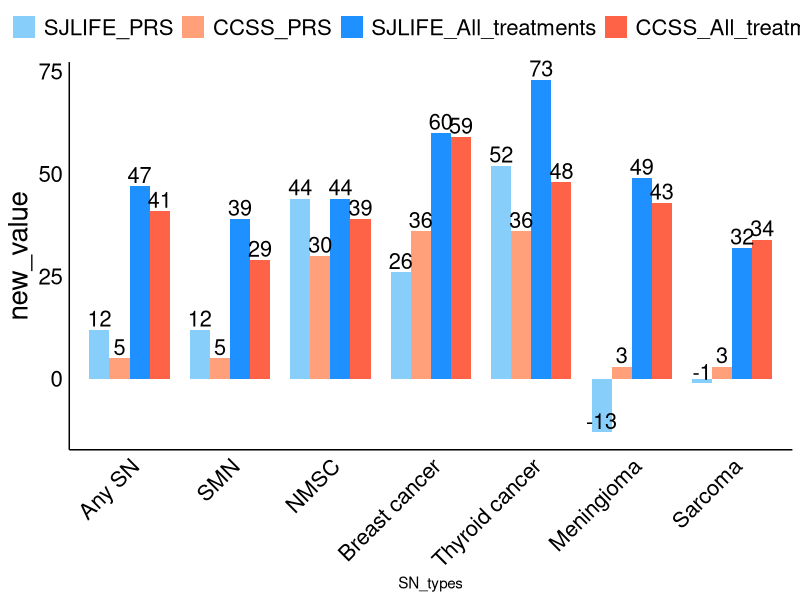
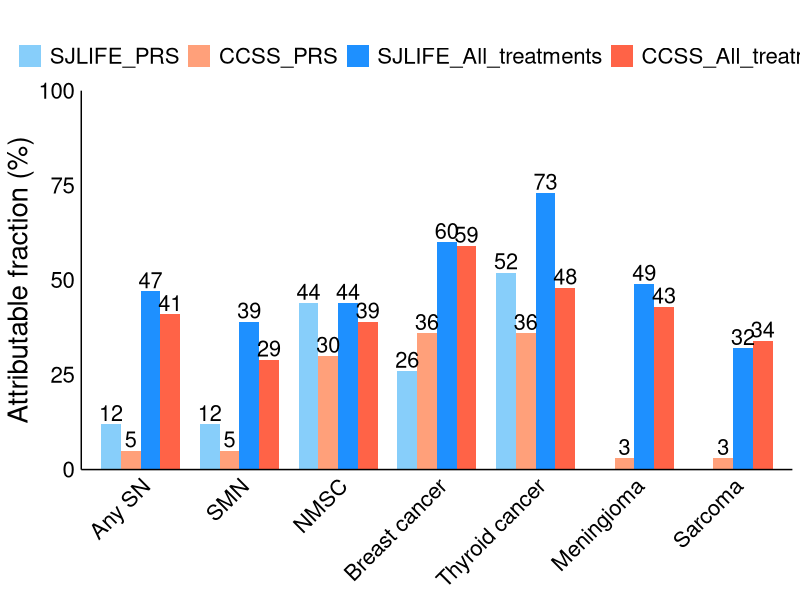
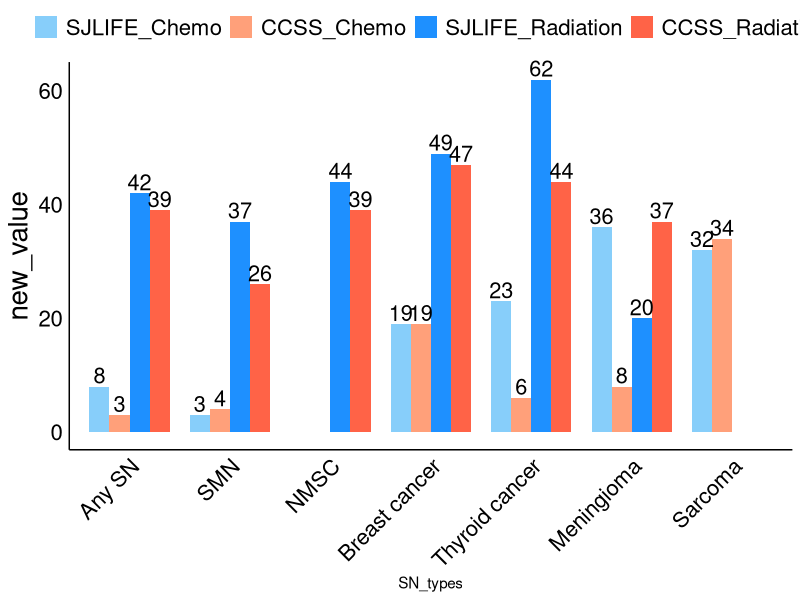
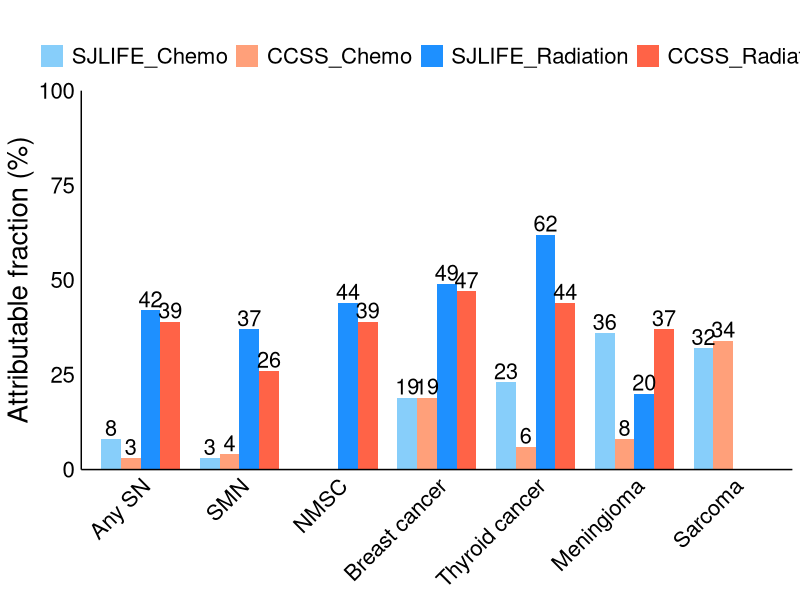
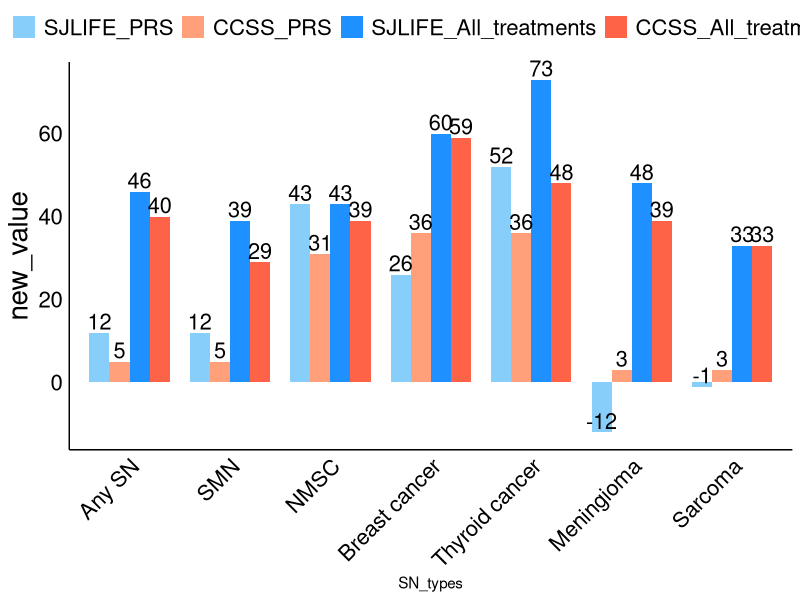
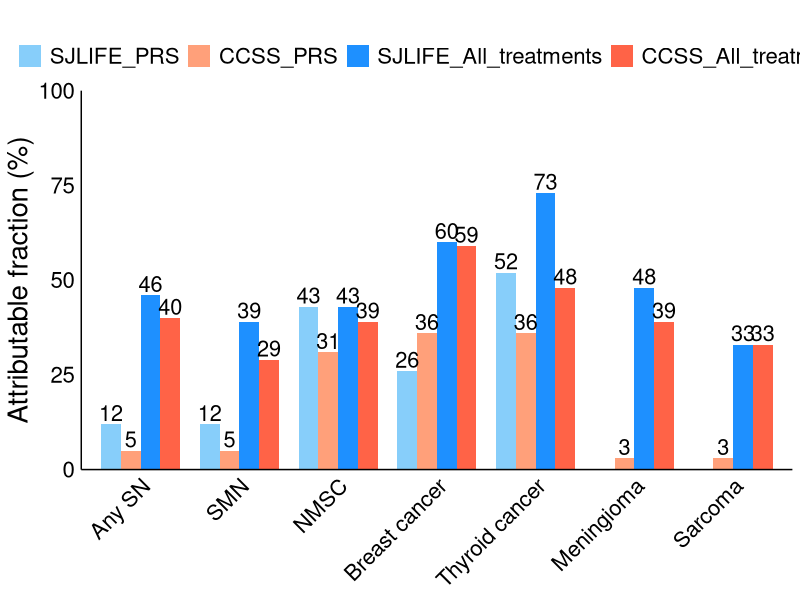
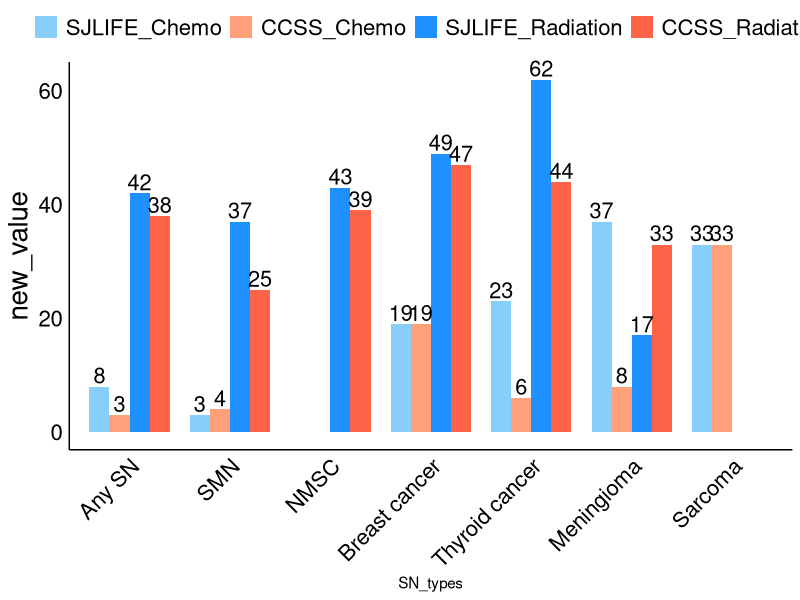
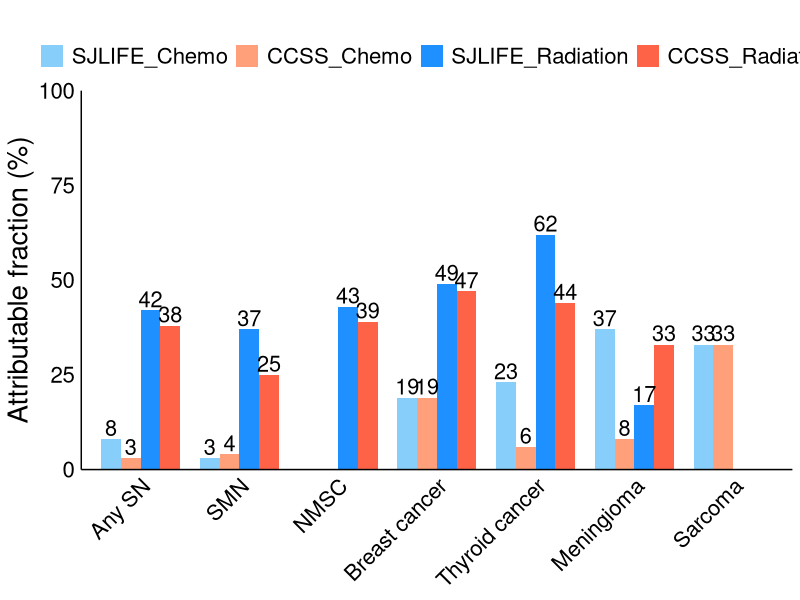

The R script that drew these images, in order:
# Load required libraries
library(ggplot2)
library(ggthemes)# For additional themes
library(ggrepel)
library(dplyr)



## V18 b
data <- read.table(text="Cohort	SN_types	Variables	Overall	Female	Male	Age.lt.35	Age.ge.35
SJLIFE	Any SN (605)	Radiation	0.425	0.417	0.435	0.400	0.447
SJLIFE	Any SN (605)	Chemo	0.080	0.079	0.080	0.109	0.054
SJLIFE	Any SN (605)	All_treatments	0.469	0.462	0.478	0.463	0.474
SJLIFE	Any SN (605)	PRS	0.125	0.123	0.129	0.126	0.125
SJLIFE	Any SN (605)	Lifestyle	-	-	-	-	-
SJLIFE	Any SN (605)	Combined	0.536	0.530	0.545	0.531	0.541
SJLIFE	SMN (462)	Radiation	0.372	0.371	0.373	0.340	0.396
SJLIFE	SMN (462)	Chemo	0.033	0.033	0.032	0.047	0.022
SJLIFE	SMN (462)	All_treatments	0.392	0.392	0.392	0.370	0.409
SJLIFE	SMN (462)	PRS	0.122	0.119	0.125	0.122	0.122
SJLIFE	SMN (462)	Lifestyle	-	-	-	-	-
SJLIFE	SMN (462)	Combined	0.467	0.466	0.468	0.447	0.482
SJLIFE	NMSC (249)	Radiation	0.441	0.431	0.453	0.413	0.457
SJLIFE	NMSC (249)	Chemo	-	-	-	-	-
SJLIFE	NMSC (249)	All_treatments	0.441	0.431	0.453	0.413	0.457
SJLIFE	NMSC (249)	PRS	0.441	0.432	0.452	0.440	0.442
SJLIFE	NMSC (249)	Lifestyle	-	-	-	-	-
SJLIFE	NMSC (249)	Combined	0.688	0.680	0.698	0.671	0.698
SJLIFE	Breast cancer (74)	Radiation	0.493	0.493	-	0.475	0.498
SJLIFE	Breast cancer (74)	Chemo	0.193	0.193	-	0.228	0.184
SJLIFE	Breast cancer (74)	All_treatments	0.602	0.602	-	0.594	0.604
SJLIFE	Breast cancer (74)	PRS	0.255	0.255	-	0.261	0.254
SJLIFE	Breast cancer (74)	Lifestyle	-	-	-	-	-
SJLIFE	Breast cancer (74)	Combined	0.704	0.704	-	0.701	0.705
SJLIFE	Thyroid cancer (86)	Radiation	0.620	0.622	0.616	0.594	0.650
SJLIFE	Thyroid cancer (86)	Chemo	0.233	0.235	0.231	0.293	0.163
SJLIFE	Thyroid cancer (86)	All_treatments	0.726	0.727	0.723	0.725	0.727
SJLIFE	Thyroid cancer (86)	PRS	0.517	0.519	0.514	0.519	0.514
SJLIFE	Thyroid cancer (86)	Lifestyle	-	-	-	-	-
SJLIFE	Thyroid cancer (86)	Combined	0.866	0.867	0.866	0.866	0.868
SJLIFE	Meningioma (149)	Radiation	0.198	0.171	0.233	0.226	0.175
SJLIFE	Meningioma (149)	Chemo	0.363	0.372	0.350	0.475	0.270
SJLIFE	Meningioma (149)	All_treatments	0.490	0.479	0.505	0.602	0.399
SJLIFE	Meningioma (149)	PRS	-0.130	-0.122	-0.141	-0.127	-0.133
SJLIFE	Meningioma (149)	Lifestyle	-	-	-	-	-
SJLIFE	Meningioma (149)	Combined	0.423	0.414	0.435	0.550	0.319
SJLIFE	Sarcoma (32)	Radiation	-	-	-	-	-
SJLIFE	Sarcoma (32)	Chemo	0.323	0.326	0.319	0.306	0.349
SJLIFE	Sarcoma (32)	All_treatments	0.323	0.326	0.319	0.306	0.349
SJLIFE	Sarcoma (32)	PRS	-0.010	-0.011	-0.010	-0.010	-0.011
SJLIFE	Sarcoma (32)	Lifestyle	-	-	-	-	-
SJLIFE	Sarcoma (32)	Combined	0.316	0.319	0.312	0.299	0.341
CCSS	Any SN (1611)	Radiation	0.387	0.380	0.398	0.372	0.398
CCSS	Any SN (1611)	Chemo	0.031	0.030	0.033	0.047	0.019
CCSS	Any SN (1611)	All_treatments	0.407	0.400	0.418	0.403	0.410
CCSS	Any SN (1611)	PRS	0.048	0.047	0.049	0.047	0.048
CCSS	Any SN (1611)	Lifestyle	-	-	-	-	-
CCSS	Any SN (1611)	Combined	0.435	0.428	0.446	0.431	0.438
CCSS	SMN (762)	Radiation	0.255	0.254	0.257	0.213	0.283
CCSS	SMN (762)	Chemo	0.042	0.042	0.042	0.070	0.024
CCSS	SMN (762)	All_treatments	0.290	0.289	0.293	0.271	0.303
CCSS	SMN (762)	PRS	0.047	0.046	0.047	0.046	0.047
CCSS	SMN (762)	Lifestyle	-	-	-	-	-
CCSS	SMN (762)	Combined	0.323	0.322	0.326	0.305	0.336
CCSS	NMSC (769)	Radiation	0.391	0.386	0.396	0.385	0.394
CCSS	NMSC (769)	Chemo	-	-	-	-	-
CCSS	NMSC (769)	All_treatments	0.391	0.386	0.396	0.385	0.394
CCSS	NMSC (769)	PRS	0.304	0.306	0.302	0.306	0.303
CCSS	NMSC (769)	Lifestyle	-	-	-	-	-
CCSS	NMSC (769)	Combined	0.577	0.575	0.578	0.574	0.578
CCSS	Breast cancer (289)	Radiation	0.474	0.474	-	0.452	0.478
CCSS	Breast cancer (289)	Chemo	0.187	0.187	-	0.224	0.180
CCSS	Breast cancer (289)	All_treatments	0.593	0.593	-	0.589	0.593
CCSS	Breast cancer (289)	PRS	0.365	0.365	-	0.369	0.365
CCSS	Breast cancer (289)	Lifestyle	-	-	-	-	-
CCSS	Breast cancer (289)	Combined	0.743	0.743	-	0.741	0.743
CCSS	Thyroid cancer (163)	Radiation	0.443	0.445	0.439	0.413	0.489
CCSS	Thyroid cancer (163)	Chemo	0.055	0.055	0.056	0.073	0.029
CCSS	Thyroid cancer (163)	All_treatments	0.476	0.477	0.472	0.457	0.504
CCSS	Thyroid cancer (163)	PRS	0.358	0.362	0.352	0.355	0.363
CCSS	Thyroid cancer (163)	Lifestyle	-	-	-	-	-
CCSS	Thyroid cancer (163)	Combined	0.664	0.665	0.661	0.650	0.684
CCSS	Meningioma (255)	Radiation	0.370	0.332	0.423	0.392	0.347
CCSS	Meningioma (255)	Chemo	0.084	0.077	0.095	0.119	0.048
CCSS	Meningioma (255)	All_treatments	0.428	0.391	0.479	0.471	0.382
CCSS	Meningioma (255)	PRS	0.028	0.027	0.028	0.032	0.024
CCSS	Meningioma (255)	Lifestyle	-	-	-	-	-
CCSS	Meningioma (255)	Combined	0.444	0.408	0.495	0.487	0.398
CCSS	Sarcoma (60)	Radiation	-	-	-	-	-
CCSS	Sarcoma (60)	Chemo	0.343	0.327	0.359	0.338	0.348
CCSS	Sarcoma (60)	All_treatments	0.343	0.327	0.359	0.338	0.348
CCSS	Sarcoma (60)	PRS	0.029	0.031	0.026	0.028	0.029
CCSS	Sarcoma (60)	Lifestyle	-	-	-	-	-
CCSS	Sarcoma (60)	Combined	0.362	0.348	0.376	0.357	0.367", header = T, sep = "\t")

data$SN_types <- trimws(gsub("\\([0-9]+\\)", "", data$SN_types))
data[data == "-"] <- NA
saved.data <- data

## 1.___________________________________________________________________________ Combined (overall) analysis
## 1.___________________________________________________________________________ Combined (overall) analysis
## 1.___________________________________________________________________________ Combined (overall) analysis
## 1.___________________________________________________________________________ Combined (overall) analysis
## 1.___________________________________________________________________________ Combined (overall) analysis



group <- "Overall"
variables <- unique(data$Variables)

custom_colors <- c("SJLIFE" = "#1E90FF", "CCSS" = "#FF6347")
legend_order <- c("SJLIFE", "CCSS")


for(i in 1:length(variables)){
data_melted <- data[grepl(variables[i], data$Variables), c("Cohort", "SN_types", "Variables", group)]
colnames(data_melted) <- c("variable", "SN_types", "AF_by", "value")
data_melted$value <- as.numeric(data_melted$value); data_melted <- data_melted[complete.cases(data_melted),]
data_melted$new_value <- round(data_melted$value,2)*100

# Reshape the data for ggplot2
library(reshape2)
order <- unique(data_melted$SN_types)
AF.type <- data_melted$AF_by[i] 
lifestyle <- "without_lifestyle"
if(lifestyle== "without_lifestyle" && variables[i] == "Lifestyle"){
next
}

data_melted$legend_group <- factor(data_melted$variable, levels = c("SJLIFE", "CCSS"))

# Create a factor with the desired order
data_melted$SN_types <- factor(data_melted$SN_types, levels = order)



p <- ggplot(data_melted, aes(x = SN_types, y = new_value, fill = legend_group)) +
  geom_bar(stat = "identity", position = position_dodge(width = 0.4), width = 0.4) +
  # Customize the theme and appearance
  # # geom_hline(yintercept = seq(-0.1, 0.1, by = 0.1), color = "black", linetype = "solid", size = 0.7) +
  # # geom_hline(yintercept = 0, color = "black", linetype = "solid", size = 0.7) +
  # Add Y lines
  # # geom_vline(xintercept = seq(0.5, length(unique(data_melted$SN_types)) + 0.5), color = "black", linetype = "solid", size = 0.7) +
  # # geom_vline(xintercept = 0.5, color = "black", linetype = "solid", size = 0.7) +
  theme_minimal() +
  theme(axis.text.x = element_text(angle = 45, hjust = 1, vjust = 1, size = 16, color = "black"),
        axis.text.y = element_text(size = 16, color = "black"),
        axis.title.y = element_text(size = 20, color = "black"),
        axis.line.x = element_line(color="black"),
        axis.line.y = element_line(color="black"),
        legend.title = element_blank(),
        legend.text = element_text(size = 16, color = "black"),
        plot.title = element_text(size = 16, hjust = 0.5, vjust = 1.5, face = "bold"),
        panel.grid.major = element_blank(),
        panel.grid.minor = element_blank()) +
  
  # Customize colors
  scale_fill_manual(values = custom_colors, breaks = legend_order) +
  
  # Add labels with geom_text
  geom_text(
    data = data_melted %>% filter(!is.na(new_value)),
    aes(label = new_value, y = new_value),  # Adjust y position
    position = position_dodge(width = 0.4),
    vjust = -0.20,  # Adjust vertical justification
    hjust = 0.5,  # Center text horizontally
    size = 5.5,
    color = "black"
  ) +
  # Adjust legend position
  theme(legend.position = "top", legend.box = "horizontal") +
  # Additional adjustments
  scale_x_discrete(limits = order) +
  coord_cartesian(clip = "off")
p <- p + scale_y_continuous(limits = c(0, 100), expand = c(0, 0)) + labs(title = "", y = "Attributable fraction (%)", x = NULL) 

p
# Save the plot as a high-resolution image
plot_name <- paste0("Z:/ResearchHome/Groups/sapkogrp/projects/Genomics/common/attr_fraction/ANALYSIS/results/plots/v18b/overall/", group, "_", AF.type, "_", lifestyle, ".tiff")

ggsave(plot_name, p, width = 12, height = 8, dpi = 600, device = "tiff", compression = "lzw")
}

################################
## PRS and treatment together ##
################################
group <- "Overall"

variables <- "treatment|PRS"

new_data <- data[grepl(variables, data$Variables), c("Cohort", "SN_types", "Variables", group)]
colnames(new_data) <- c("variable", "SN_types", "AF_by", "value")
new_data$value <- as.numeric(new_data$value)

# Reshape the data for ggplot2
library(reshape2)

data_melted <-new_data
order <- unique(data_melted$SN_types)
AF.type <- "treatment_PRS"
lifestyle <- "without_lifestyle"

data_melted$legend_group <- factor(paste(data_melted$variable, data_melted$AF_by, sep = "_"))

data_melted$new_value <- round(data_melted$value,2)*100


# Define custom colors and legend order
custom_colors <- c("SJLIFE_PRS" = "#87CEFA", "CCSS_PRS" = "#FFA07A", "SJLIFE_All_treatments" = "#1E90FF", "CCSS_All_treatments" = "#FF6347")
legend_order <- c("SJLIFE_PRS", "CCSS_PRS", "SJLIFE_All_treatments", "CCSS_All_treatments")
# Order the levels of the legend_group factor
data_melted$legend_group <- factor(data_melted$legend_group, levels = legend_order)
# Create a factor with the desired order
data_melted$SN_types <- factor(data_melted$SN_types, levels = order)


p <- ggplot(data_melted, aes(x = SN_types, y = new_value, fill = legend_group)) +
  geom_bar(stat = "identity", position = position_dodge(width = 0.8), width = 0.8) +
  # Customize the theme and appearance
  # geom_hline(yintercept = 0, color = "black", linetype = "solid", size = 0.7) +
  # Add Y lines
  # geom_vline(xintercept = 0.5, color = "black", linetype = "solid", size = 0.7) +
  theme_minimal() +
  theme(axis.text.x = element_text(angle = 45, hjust = 1, vjust = 1, size = 16, color = "black"),
        axis.text.y = element_text(size = 16, color = "black"),
        axis.title.y = element_text(size = 20, color = "black"), 
        axis.line.x = element_line(color="black"), 
        axis.line.y = element_line(color="black"),
        legend.title = element_blank(),
        legend.text = element_text(size = 16, color = "black"),
        plot.title = element_text(size = 16, hjust = 0.5, vjust = 1.5, face = "bold"),
        panel.grid.major = element_blank(),
        panel.grid.minor = element_blank()) +
  
  # Customize colors
  scale_fill_manual(values = custom_colors, breaks = legend_order) +
  
  # Add labels with geom_text
  geom_text(
    data = data_melted %>% filter(!is.na(new_value)),
    aes(label = new_value, y = new_value),  # Adjust y position
    position = position_dodge(width = 0.8),
    vjust = -0.20,  # Adjust vertical justification
    hjust = 0.5,  # Center text horizontally
    size = 5.5,
    color = "black"
  ) +
  # Adjust legend position
  theme(legend.position = "top", legend.box = "horizontal") +
  # Additional adjustments
  scale_x_discrete(limits = order) +
  coord_cartesian(clip = "off")
p
p <- p + scale_y_continuous(limits = c(0, 100), expand = c(0, 0)) + labs(title = "", y = "Attributable fraction (%)", x = NULL) 

p

# Save the plot as a high-resolution image
plot_name <- paste0("Z:/ResearchHome/Groups/sapkogrp/projects/Genomics/common/attr_fraction/ANALYSIS/results/plots/v18b/overall/", group, "_", AF.type,"_", lifestyle, ".tiff")

ggsave(plot_name, p, width = 12, height = 8, dpi = 600, device = "tiff", compression = "lzw")

##################################
## Chemo and Radiation together ##
##################################
group <- "Overall"

variables <- "Chemo|Radiation"

new_data <- data[grepl(variables, data$Variables), c("Cohort", "SN_types", "Variables", group)]
colnames(new_data) <- c("variable", "SN_types", "AF_by", "value")
new_data$value <- as.numeric(new_data$value)

# Reshape the data for ggplot2
library(reshape2)
data_melted <-new_data
data_melted$new_value <- round(data_melted$value,2)*100

order <- unique(data_melted$SN_types)
AF.type <- "Chemo_Radiation"
lifestyle <- "without_lifestyle"

data_melted$legend_group <- factor(paste(data_melted$variable, data_melted$AF_by, sep = "_"))


# Define custom colors and legend order
custom_colors <- c("SJLIFE_Chemo" = "#87CEFA", "CCSS_Chemo" = "#FFA07A", "SJLIFE_Radiation" = "#1E90FF", "CCSS_Radiation" = "#FF6347")
legend_order <- c("SJLIFE_Chemo", "CCSS_Chemo", "SJLIFE_Radiation", "CCSS_Radiation")
# Order the levels of the legend_group factor
data_melted$legend_group <- factor(data_melted$legend_group, levels = legend_order)

# Create a factor with the desired order
data_melted$SN_types <- factor(data_melted$SN_types, levels = order)

# Create the grouped bar chart
# Create the plot
p <- ggplot(data_melted, aes(x = SN_types, y = new_value, fill = legend_group)) +
  geom_bar(stat = "identity", position = position_dodge(width = 0.8), width = 0.8) +
  # Customize the theme and appearance
  # geom_hline(yintercept = 0, color = "black", linetype = "solid", size = 0.7) +
  # Add Y lines
  # geom_vline(xintercept = 0.5, color = "black", linetype = "solid", size = 0.7) +
  theme_minimal() +
  theme(axis.text.x = element_text(angle = 45, hjust = 1, vjust = 1, size = 16, color = "black"),
        axis.text.y = element_text(size = 16, color = "black"),
        axis.title.y = element_text(size = 20, color = "black"), 
        axis.line.x = element_line(color="black"), 
        axis.line.y = element_line(color="black"),
        legend.title = element_blank(),
        legend.text = element_text(size = 16, color = "black"),
        plot.title = element_text(size = 16, hjust = 0.5, vjust = 1.5, face = "bold"),
        panel.grid.major = element_blank(),
        panel.grid.minor = element_blank()) +
  
  # Customize colors
  scale_fill_manual(values = custom_colors, breaks = legend_order) +
  
  # Add labels with geom_text
  geom_text(
    data = data_melted,
    aes(label = new_value, y = new_value),  # Adjust y position
    position = position_dodge(width = 0.8),
    vjust = -0.20,  # Adjust vertical justification
    hjust = 0.5,  # Center text horizontally
    size = 5.5,
    color = "black"
  ) +
  # Adjust legend position
  theme(legend.position = "top", legend.box = "horizontal") +
  # Additional adjustments
  scale_x_discrete(limits = order) +
  coord_cartesian(clip = "off")
p
p <- p + scale_y_continuous(limits = c(0, 100), expand = c(0, 0)) + labs(title = "", y = "Attributable fraction (%)", x = NULL) 

p

# Save the plot as a high-resolution image
plot_name <- paste0("Z:/ResearchHome/Groups/sapkogrp/projects/Genomics/common/attr_fraction/ANALYSIS/results/plots/v18b/overall/", group, "_", AF.type,"_", lifestyle, ".tiff")

ggsave(plot_name, p, width = 12, height = 8, dpi = 600, device = "tiff", compression = "lzw")


## 2.___________________________________________________________________________ Female analysis
## 2.___________________________________________________________________________ Female analysis
## 2.___________________________________________________________________________ Female analysis
## 2.___________________________________________________________________________ Female analysis
## 2.___________________________________________________________________________ Female analysis


data <- saved.data

group <- "Female"
variables <- unique(data$Variables)

custom_colors <- c("SJLIFE" = "#1E90FF", "CCSS" = "#FF6347")
legend_order <- c("SJLIFE", "CCSS")

for(i in 1:length(variables)){
  data_melted <- data[grepl(variables[i], data$Variables), c("Cohort", "SN_types", "Variables", group)]
  colnames(data_melted) <- c("variable", "SN_types", "AF_by", "value")
  data_melted$value <- as.numeric(data_melted$value); data_melted <- data_melted[complete.cases(data_melted),]
  data_melted$new_value <- round(data_melted$value,2)*100
  
  # Reshape the data for ggplot2
  library(reshape2)
  order <- unique(data_melted$SN_types)
  AF.type <- data_melted$AF_by[i] 
  lifestyle <- "without_lifestyle"
  if(lifestyle== "without_lifestyle" && variables[i] == "Lifestyle"){
    next
  }
  
  data_melted$legend_group <- factor(data_melted$variable, levels = c("SJLIFE", "CCSS"))
  # Create a factor with the desired order
  data_melted$SN_types <- factor(data_melted$SN_types, levels = order)
  
  
  p <- ggplot(data_melted, aes(x = SN_types, y = new_value, fill = legend_group)) +
    geom_bar(stat = "identity", position = position_dodge(width = 0.4), width = 0.4) +
    # Customize the theme and appearance
    # # geom_hline(yintercept = seq(-0.1, 0.1, by = 0.1), color = "black", linetype = "solid", size = 0.7) +
    # geom_hline(yintercept = 0, color = "black", linetype = "solid", size = 0.7) +
    # Add Y lines
    # # geom_vline(xintercept = seq(0.5, length(unique(data_melted$SN_types)) + 0.5), color = "black", linetype = "solid", size = 0.7) +
    # geom_vline(xintercept = 0.5, color = "black", linetype = "solid", size = 0.7) +
    theme_minimal() +
    theme(axis.text.x = element_text(angle = 45, hjust = 1, vjust = 1, size = 16, color = "black"),
          axis.text.y = element_text(size = 16, color = "black"),
          axis.title.y = element_text(size = 20, color = "black"), 
          axis.line.x = element_line(color="black"), 
          axis.line.y = element_line(color="black"),
          legend.title = element_blank(),
          legend.text = element_text(size = 16, color = "black"),
          plot.title = element_text(size = 16, hjust = 0.5, vjust = 1.5, face = "bold"),
          panel.grid.major = element_blank(),
          panel.grid.minor = element_blank()) +
    
    # Customize colors
    scale_fill_manual(values = custom_colors, breaks = legend_order) +
    
    # Add labels with geom_text
    geom_text(
      data = data_melted,
      aes(label = new_value, y = new_value),  # Adjust y position
      position = position_dodge(width = 0.4),
      vjust = -0.20,  # Adjust vertical justification
      hjust = 0.5,  # Center text horizontally
      size = 5.5,
      color = "black"
    ) +
    # Adjust legend position
    theme(legend.position = "top", legend.box = "horizontal") +
    # Additional adjustments
    scale_x_discrete(limits = order) +
    coord_cartesian(clip = "off")
  p <- p + scale_y_continuous(limits = c(0, 100), expand = c(0, 0)) + labs(title = "", y = "Attributable fraction (%)", x = NULL) 
  
  p
  # Save the plot as a high-resolution image
  plot_name <- paste0("Z:/ResearchHome/Groups/sapkogrp/projects/Genomics/common/attr_fraction/ANALYSIS/results/plots/v18b/female/", group, "_", AF.type, "_", lifestyle, ".tiff")
  
  ggsave(plot_name, p, width = 12, height = 8, dpi = 600, device = "tiff", compression = "lzw")
}

################################
## PRS and treatment together ##
################################
group <- "Female"

variables <- "treatment|PRS"

new_data <- data[grepl(variables, data$Variables), c("Cohort", "SN_types", "Variables", group)]
colnames(new_data) <- c("variable", "SN_types", "AF_by", "value")
new_data$value <- as.numeric(new_data$value)

# Reshape the data for ggplot2
library(reshape2)
data_melted <-new_data


order <- unique(data_melted$SN_types)
AF.type <- "treatment_PRS"
lifestyle <- "without_lifestyle"

data_melted$legend_group <- factor(paste(data_melted$variable, data_melted$AF_by, sep = "_"))


data_melted$new_value <- round(data_melted$value,2)*100

# Define custom colors and legend order
custom_colors <- c("SJLIFE_PRS" = "#87CEFA", "CCSS_PRS" = "#FFA07A", "SJLIFE_All_treatments" = "#1E90FF", "CCSS_All_treatments" = "#FF6347")
legend_order <- c("SJLIFE_PRS", "CCSS_PRS", "SJLIFE_All_treatments", "CCSS_All_treatments")
# Order the levels of the legend_group factor
data_melted$legend_group <- factor(data_melted$legend_group, levels = legend_order)

# Create a factor with the desired order
data_melted$SN_types <- factor(data_melted$SN_types, levels = order)

# Create the grouped bar chart
# Create the plot
p <- ggplot(data_melted, aes(x = SN_types, y = new_value, fill = legend_group)) +
  geom_bar(stat = "identity", position = position_dodge(width = 0.8), width = 0.8) +
  # Customize the theme and appearance
  # geom_hline(yintercept = 0, color = "black", linetype = "solid", size = 0.7) +
  # Add Y lines
  # geom_vline(xintercept = 0.5, color = "black", linetype = "solid", size = 0.7) +
  theme_minimal() +
  theme(axis.text.x = element_text(angle = 45, hjust = 1, vjust = 1, size = 16, color = "black"),
        axis.text.y = element_text(size = 16, color = "black"),
        axis.title.y = element_text(size = 20, color = "black"), 
        axis.line.x = element_line(color="black"), 
        axis.line.y = element_line(color="black"),
        legend.title = element_blank(),
        legend.text = element_text(size = 16, color = "black"),
        plot.title = element_text(size = 16, hjust = 0.5, vjust = 1.5, face = "bold"),
        panel.grid.major = element_blank(),
        panel.grid.minor = element_blank()) +
  
  # Customize colors
  scale_fill_manual(values = custom_colors, breaks = legend_order) +
  
  # Add labels with geom_text
  geom_text(
    data = data_melted,
    aes(label = new_value, y = new_value),  # Adjust y position
    position = position_dodge(width = 0.8),
    vjust = -0.20,  # Adjust vertical justification
    hjust = 0.5,  # Center text horizontally
    size = 5.5,
    color = "black"
  ) +
  # Adjust legend position
  theme(legend.position = "top", legend.box = "horizontal") +
  # Additional adjustments
  scale_x_discrete(limits = order) +
  coord_cartesian(clip = "off")
p
p <- p + scale_y_continuous(limits = c(0, 100), expand = c(0, 0)) + labs(title = "", y = "Attributable fraction (%)", x = NULL) 
p

# Save the plot as a high-resolution image
plot_name <- paste0("Z:/ResearchHome/Groups/sapkogrp/projects/Genomics/common/attr_fraction/ANALYSIS/results/plots/v18b/female/", group, "_", AF.type,"_", lifestyle, ".tiff")

ggsave(plot_name, p, width = 12, height = 8, dpi = 600, device = "tiff", compression = "lzw")

##################################
## Chemo and Radiation together ##
##################################
group <- "Female"

variables <- "Chemo|Radiation"

new_data <- data[grepl(variables, data$Variables), c("Cohort", "SN_types", "Variables", group)]
colnames(new_data) <- c("variable", "SN_types", "AF_by", "value")
new_data$value <- as.numeric(new_data$value)

# Reshape the data for ggplot2
library(reshape2)
data_melted <-new_data
data_melted$new_value <- round(data_melted$value,2)*100

order <- unique(data_melted$SN_types)
AF.type <- "Chemo_Radiation"
lifestyle <- "without_lifestyle"

data_melted$legend_group <- factor(paste(data_melted$variable, data_melted$AF_by, sep = "_"))


# Define custom colors and legend order
custom_colors <- c("SJLIFE_Chemo" = "#87CEFA", "CCSS_Chemo" = "#FFA07A", "SJLIFE_Radiation" = "#1E90FF", "CCSS_Radiation" = "#FF6347")
legend_order <- c("SJLIFE_Chemo", "CCSS_Chemo", "SJLIFE_Radiation", "CCSS_Radiation")
# Order the levels of the legend_group factor
data_melted$legend_group <- factor(data_melted$legend_group, levels = legend_order)

# Create a factor with the desired order
data_melted$SN_types <- factor(data_melted$SN_types, levels = order)

# Create the grouped bar chart
# Create the plot
p <- ggplot(data_melted, aes(x = SN_types, y = new_value, fill = legend_group)) +
  geom_bar(stat = "identity", position = position_dodge(width = 0.8), width = 0.8) +
  # Customize the theme and appearance
  # geom_hline(yintercept = 0, color = "black", linetype = "solid", size = 0.7) +
  # Add Y lines
  # geom_vline(xintercept = 0.5, color = "black", linetype = "solid", size = 0.7) +
  theme_minimal() +
  theme(axis.text.x = element_text(angle = 45, hjust = 1, vjust = 1, size = 16, color = "black"),
        axis.text.y = element_text(size = 16, color = "black"),
        axis.title.y = element_text(size = 20, color = "black"), 
        axis.line.x = element_line(color="black"), 
        axis.line.y = element_line(color="black"),
        legend.title = element_blank(),
        legend.text = element_text(size = 16, color = "black"),
        plot.title = element_text(size = 16, hjust = 0.5, vjust = 1.5, face = "bold"),
        panel.grid.major = element_blank(),
        panel.grid.minor = element_blank()) +
  
  # Customize colors
  scale_fill_manual(values = custom_colors, breaks = legend_order) +
  
  # Add labels with geom_text
  geom_text(
    data = data_melted,
    aes(label = new_value, y = new_value),  # Adjust y position
    position = position_dodge(width = 0.8),
    vjust = -0.20,  # Adjust vertical justification
    hjust = 0.5,  # Center text horizontally
    size = 5.5,
    color = "black"
  ) +
  # Adjust legend position
  theme(legend.position = "top", legend.box = "horizontal") +
  # Additional adjustments
  scale_x_discrete(limits = order) +
  coord_cartesian(clip = "off")
p
p <- p + scale_y_continuous(limits = c(0, 100), expand = c(0, 0)) + labs(title = "", y = "Attributable fraction (%)", x = NULL) 

p
# Save the plot as a high-resolution image
plot_name <- paste0("Z:/ResearchHome/Groups/sapkogrp/projects/Genomics/common/attr_fraction/ANALYSIS/results/plots/v18b/female/", group, "_", AF.type,"_", lifestyle, ".tiff")

ggsave(plot_name, p, width = 12, height = 8, dpi = 600, device = "tiff", compression = "lzw")

## 3.___________________________________________________________________________ Male analysis
## 3.___________________________________________________________________________ Male analysis
## 3.___________________________________________________________________________ Male analysis
## 3.___________________________________________________________________________ Male analysis
## 3.___________________________________________________________________________ Male analysis


data <- saved.data

group <- "Male"
variables <- unique(data$Variables)

custom_colors <- c("SJLIFE" = "#1E90FF", "CCSS" = "#FF6347")
legend_order <- c("SJLIFE", "CCSS")

for(i in 1:length(variables)){
  data_melted <- data[grepl(variables[i], data$Variables), c("Cohort", "SN_types", "Variables", group)]
  colnames(data_melted) <- c("variable", "SN_types", "AF_by", "value")
  data_melted$value <- as.numeric(data_melted$value); data_melted <- data_melted[complete.cases(data_melted),]
  data_melted$new_value <- round(data_melted$value,2)*100
  
  # Reshape the data for ggplot2
  library(reshape2)
  
  data_melted <- data_melted[complete.cases(data_melted),]
  
  order <- unique(data_melted$SN_types)
  AF.type <- data_melted$AF_by[i] 
  lifestyle <- "without_lifestyle"
  if(lifestyle== "without_lifestyle" && variables[i] == "Lifestyle"){
    next
  }
  
  data_melted$legend_group <- factor(data_melted$variable, levels = c("SJLIFE", "CCSS"))
  
  # Create a factor with the desired order
  data_melted$SN_types <- factor(data_melted$SN_types, levels = order)
  
  
  
  p <- ggplot(data_melted, aes(x = SN_types, y = new_value, fill = legend_group)) +
    geom_bar(stat = "identity", position = position_dodge(width = 0.4), width = 0.4) +
    # Customize the theme and appearance
    # # geom_hline(yintercept = seq(-0.1, 0.1, by = 0.1), color = "black", linetype = "solid", size = 0.7) +
    # geom_hline(yintercept = 0, color = "black", linetype = "solid", size = 0.7) +
    # Add Y lines
    # # geom_vline(xintercept = seq(0.5, length(unique(data_melted$SN_types)) + 0.5), color = "black", linetype = "solid", size = 0.7) +
    # geom_vline(xintercept = 0.5, color = "black", linetype = "solid", size = 0.7) +
    theme_minimal() +
    theme(axis.text.x = element_text(angle = 45, hjust = 1, vjust = 1, size = 16, color = "black"),
          axis.text.y = element_text(size = 16, color = "black"),
          axis.title.y = element_text(size = 20, color = "black"), 
          axis.line.x = element_line(color="black"), 
          axis.line.y = element_line(color="black"),
          legend.title = element_blank(),
          legend.text = element_text(size = 16, color = "black"),
          plot.title = element_text(size = 16, hjust = 0.5, vjust = 1.5, face = "bold"),
          panel.grid.major = element_blank(),
          panel.grid.minor = element_blank()) +
    
    # Customize colors
    scale_fill_manual(values = custom_colors, breaks = legend_order) +
    
    # Add labels with geom_text
    geom_text(
      data = data_melted,
      aes(label = new_value, y = new_value),  # Adjust y position
      position = position_dodge(width = 0.4),
      vjust = -0.20,  # Adjust vertical justification
      hjust = 0.5,  # Center text horizontally
      size = 5.5,
      color = "black"
    ) +
    # Adjust legend position
    theme(legend.position = "top", legend.box = "horizontal") +
    # Additional adjustments
    scale_x_discrete(limits = order) +
    coord_cartesian(clip = "off")
  p <- p + scale_y_continuous(limits = c(0, 100), expand = c(0, 0)) + labs(title = "", y = "Attributable fraction (%)", x = NULL) 
  
  p
  # Save the plot as a high-resolution image
  plot_name <- paste0("Z:/ResearchHome/Groups/sapkogrp/projects/Genomics/common/attr_fraction/ANALYSIS/results/plots/v18b/male/", group, "_", AF.type, "_", lifestyle, ".tiff")
  
  ggsave(plot_name, p, width = 12, height = 8, dpi = 600, device = "tiff", compression = "lzw")
}

################################
## PRS and treatment together ##
################################
group <- "Male"

variables <- "treatment|PRS"

new_data <- data[grepl(variables, data$Variables), c("Cohort", "SN_types", "Variables", group)]
colnames(new_data) <- c("variable", "SN_types", "AF_by", "value")
new_data$value <- as.numeric(new_data$value)

# Reshape the data for ggplot2
library(reshape2)
data_melted <-new_data
data_melted <- data_melted[!grepl("Breast", data_melted$SN_types),]

order <- unique(data_melted$SN_types)
AF.type <- "treatment_PRS"
lifestyle <- "without_lifestyle"

data_melted$legend_group <- factor(paste(data_melted$variable, data_melted$AF_by, sep = "_"))


data_melted$new_value <- round(data_melted$value,2)*100

# Define custom colors and legend order
custom_colors <- c("SJLIFE_PRS" = "#87CEFA", "CCSS_PRS" = "#FFA07A", "SJLIFE_All_treatments" = "#1E90FF", "CCSS_All_treatments" = "#FF6347")
legend_order <- c("SJLIFE_PRS", "CCSS_PRS", "SJLIFE_All_treatments", "CCSS_All_treatments")
# Order the levels of the legend_group factor
data_melted$legend_group <- factor(data_melted$legend_group, levels = legend_order)

# Create a factor with the desired order
data_melted$SN_types <- factor(data_melted$SN_types, levels = order)


# Create the grouped bar chart
# Create the plot
p <- ggplot(data_melted, aes(x = SN_types, y = new_value, fill = legend_group)) +
  geom_bar(stat = "identity", position = position_dodge(width = 0.8), width = 0.8) +
  # Customize the theme and appearance
  # geom_hline(yintercept = 0, color = "black", linetype = "solid", size = 0.7) +
  # Add Y lines
  # geom_vline(xintercept = 0.5, color = "black", linetype = "solid", size = 0.7) +
  theme_minimal() +
  theme(axis.text.x = element_text(angle = 45, hjust = 1, vjust = 1, size = 16, color = "black"),
        axis.text.y = element_text(size = 16, color = "black"),
        axis.title.y = element_text(size = 20, color = "black"), 
        axis.line.x = element_line(color="black"), 
        axis.line.y = element_line(color="black"),
        legend.title = element_blank(),
        legend.text = element_text(size = 16, color = "black"),
        plot.title = element_text(size = 16, hjust = 0.5, vjust = 1.5, face = "bold"),
        panel.grid.major = element_blank(),
        panel.grid.minor = element_blank()) +
  
  # Customize colors
  scale_fill_manual(values = custom_colors, breaks = legend_order) +
  
  # Add labels with geom_text
  geom_text(
    data = data_melted,
    aes(label = new_value, y = new_value),  # Adjust y position
    position = position_dodge(width = 0.8),
    vjust = -0.20,  # Adjust vertical justification
    hjust = 0.5,  # Center text horizontally
    size = 5.5,
    color = "black"
  ) +
  # Adjust legend position
  theme(legend.position = "top", legend.box = "horizontal") +
  # Additional adjustments
  scale_x_discrete(limits = order) +
  coord_cartesian(clip = "off")
p
p <- p + scale_y_continuous(limits = c(0, 100), expand = c(0, 0)) + labs(title = "", y = "Attributable fraction (%)", x = NULL) 
p
# Save the plot as a high-resolution image
plot_name <- paste0("Z:/ResearchHome/Groups/sapkogrp/projects/Genomics/common/attr_fraction/ANALYSIS/results/plots/v18b/male/", group, "_", AF.type,"_", lifestyle, ".tiff")

ggsave(plot_name, p, width = 12, height = 8, dpi = 600, device = "tiff", compression = "lzw")

##################################
## Chemo and Radiation together ##
##################################
group <- "Male"

variables <- "Chemo|Radiation"

new_data <- data[grepl(variables, data$Variables), c("Cohort", "SN_types", "Variables", group)]
colnames(new_data) <- c("variable", "SN_types", "AF_by", "value")
new_data$value <- as.numeric(new_data$value)

# Reshape the data for ggplot2
library(reshape2)
data_melted <-new_data
data_melted <- data_melted[!grepl("Breast", data_melted$SN_types),]
data_melted$new_value <- round(data_melted$value,2)*100
order <- unique(data_melted$SN_types)
AF.type <- "Chemo_Radiation"
lifestyle <- "without_lifestyle"

data_melted$legend_group <- factor(paste(data_melted$variable, data_melted$AF_by, sep = "_"))


# Define custom colors and legend order
custom_colors <- c("SJLIFE_Chemo" = "#87CEFA", "CCSS_Chemo" = "#FFA07A", "SJLIFE_Radiation" = "#1E90FF", "CCSS_Radiation" = "#FF6347")
legend_order <- c("SJLIFE_Chemo", "CCSS_Chemo", "SJLIFE_Radiation", "CCSS_Radiation")
# Order the levels of the legend_group factor
data_melted$legend_group <- factor(data_melted$legend_group, levels = legend_order)

# Create a factor with the desired order
data_melted$SN_types <- factor(data_melted$SN_types, levels = order)

# Create the grouped bar chart
# Create the plot
p <- ggplot(data_melted, aes(x = SN_types, y = new_value, fill = legend_group)) +
  geom_bar(stat = "identity", position = position_dodge(width = 0.8), width = 0.8) +
  # Customize the theme and appearance
  # geom_hline(yintercept = 0, color = "black", linetype = "solid", size = 0.7) +
  # Add Y lines
  # geom_vline(xintercept = 0.5, color = "black", linetype = "solid", size = 0.7) +
  theme_minimal() +
  theme(axis.text.x = element_text(angle = 45, hjust = 1, vjust = 1, size = 16, color = "black"),
        axis.text.y = element_text(size = 16, color = "black"),
        axis.title.y = element_text(size = 20, color = "black"), 
        axis.line.x = element_line(color="black"), 
        axis.line.y = element_line(color="black"),
        legend.title = element_blank(),
        legend.text = element_text(size = 16, color = "black"),
        plot.title = element_text(size = 16, hjust = 0.5, vjust = 1.5, face = "bold"),
        panel.grid.major = element_blank(),
        panel.grid.minor = element_blank()) +
  
  # Customize colors
  scale_fill_manual(values = custom_colors, breaks = legend_order) +
  
  # Add labels with geom_text
  geom_text(
    data = data_melted,
    aes(label = new_value, y = new_value),  # Adjust y position
    position = position_dodge(width = 0.8),
    vjust = -0.20,  # Adjust vertical justification
    hjust = 0.5,  # Center text horizontally
    size = 5.5,
    color = "black"
  ) +
  # Adjust legend position
  theme(legend.position = "top", legend.box = "horizontal") +
  # Additional adjustments
  scale_x_discrete(limits = order) +
  coord_cartesian(clip = "off")
p
p <- p + scale_y_continuous(limits = c(0, 100), expand = c(0, 0)) + labs(title = "", y = "Attributable fraction (%)", x = NULL) 

p
# Save the plot as a high-resolution image
plot_name <- paste0("Z:/ResearchHome/Groups/sapkogrp/projects/Genomics/common/attr_fraction/ANALYSIS/results/plots/v18b/male/", group, "_", AF.type,"_", lifestyle, ".tiff")

ggsave(plot_name, p, width = 12, height = 8, dpi = 600, device = "tiff", compression = "lzw")

## 4.___________________________________________________________________________ lt35 analysis
## 4.___________________________________________________________________________ lt35 analysis
## 4.___________________________________________________________________________ lt35 analysis
## 4.___________________________________________________________________________ lt35 analysis
## 4.___________________________________________________________________________ lt35 analysis


data <- saved.data

group <- "Age.lt.35"
variables <- unique(data$Variables)

custom_colors <- c("SJLIFE" = "#1E90FF", "CCSS" = "#FF6347")
legend_order <- c("SJLIFE", "CCSS")

for(i in 1:length(variables)){
  data_melted <- data[grepl(variables[i], data$Variables), c("Cohort", "SN_types", "Variables", group)]
  colnames(data_melted) <- c("variable", "SN_types", "AF_by", "value")
  data_melted$value <- as.numeric(data_melted$value); data_melted <- data_melted[complete.cases(data_melted),]
  data_melted$new_value <- round(data_melted$value,2)*100
  
  # Reshape the data for ggplot2
  library(reshape2)
  order <- unique(data_melted$SN_types)
  AF.type <- data_melted$AF_by[i] 
  lifestyle <- "without_lifestyle"
  if(lifestyle== "without_lifestyle" && variables[i] == "Lifestyle"){
    next
  }
  
  data_melted$legend_group <- factor(data_melted$variable, levels = c("SJLIFE", "CCSS"))
  # Create a factor with the desired order
  data_melted$SN_types <- factor(data_melted$SN_types, levels = order)
  
  
  p <- ggplot(data_melted, aes(x = SN_types, y = new_value, fill = legend_group)) +
    geom_bar(stat = "identity", position = position_dodge(width = 0.4), width = 0.4) +
    # Customize the theme and appearance
    # # geom_hline(yintercept = seq(-0.1, 0.1, by = 0.1), color = "black", linetype = "solid", size = 0.7) +
    # geom_hline(yintercept = 0, color = "black", linetype = "solid", size = 0.7) +
    # Add Y lines
    # # geom_vline(xintercept = seq(0.5, length(unique(data_melted$SN_types)) + 0.5), color = "black", linetype = "solid", size = 0.7) +
    # geom_vline(xintercept = 0.5, color = "black", linetype = "solid", size = 0.7) +
    theme_minimal() +
    theme(axis.text.x = element_text(angle = 45, hjust = 1, vjust = 1, size = 16, color = "black"),
          axis.text.y = element_text(size = 16, color = "black"),
          axis.title.y = element_text(size = 20, color = "black"), 
          axis.line.x = element_line(color="black"), 
          axis.line.y = element_line(color="black"),
          legend.title = element_blank(),
          legend.text = element_text(size = 16, color = "black"),
          plot.title = element_text(size = 16, hjust = 0.5, vjust = 1.5, face = "bold"),
          panel.grid.major = element_blank(),
          panel.grid.minor = element_blank()) +
    
    # Customize colors
    scale_fill_manual(values = custom_colors, breaks = legend_order) +
    
    # Add labels with geom_text
    geom_text(
      data = data_melted,
      aes(label = new_value, y = new_value),  # Adjust y position
      position = position_dodge(width = 0.4),
      vjust = -0.20,  # Adjust vertical justification
      hjust = 0.5,  # Center text horizontally
      size = 5.5,
      color = "black"
    ) +
    # Adjust legend position
    theme(legend.position = "top", legend.box = "horizontal") +
    # Additional adjustments
    scale_x_discrete(limits = order) +
    coord_cartesian(clip = "off")
  p <- p + scale_y_continuous(limits = c(0, 100), expand = c(0, 0)) + labs(title = "", y = "Attributable fraction (%)", x = NULL) 
  
  p
  # Save the plot as a high-resolution image
  plot_name <- paste0("Z:/ResearchHome/Groups/sapkogrp/projects/Genomics/common/attr_fraction/ANALYSIS/results/plots/v18b/lt35/", group, "_", AF.type, "_", lifestyle, ".tiff")
  
  ggsave(plot_name, p, width = 12, height = 8, dpi = 600, device = "tiff", compression = "lzw")
}

################################
## PRS and treatment together ##
################################
group <- "Age.lt.35"

variables <- "treatment|PRS"

new_data <- data[grepl(variables, data$Variables), c("Cohort", "SN_types", "Variables", group)]
colnames(new_data) <- c("variable", "SN_types", "AF_by", "value")
new_data$value <- as.numeric(new_data$value)

# Reshape the data for ggplot2
library(reshape2)
data_melted <-new_data
# order <- c("Any SN", "Any SMN", "NMSC", "Breast cancer", "Thyroid cancer", "Meningioma", "Sarcoma")
order <- unique(data_melted$SN_types)
AF.type <- "treatment_PRS"
lifestyle <- "without_lifestyle"

data_melted$legend_group <- factor(paste(data_melted$variable, data_melted$AF_by, sep = "_"))


data_melted$new_value <- round(data_melted$value,2)*100

# Define custom colors and legend order
custom_colors <- c("SJLIFE_PRS" = "#87CEFA", "CCSS_PRS" = "#FFA07A", "SJLIFE_All_treatments" = "#1E90FF", "CCSS_All_treatments" = "#FF6347")
legend_order <- c("SJLIFE_PRS", "CCSS_PRS", "SJLIFE_All_treatments", "CCSS_All_treatments")
# Order the levels of the legend_group factor
data_melted$legend_group <- factor(data_melted$legend_group, levels = legend_order)

# Create a factor with the desired order
data_melted$SN_types <- factor(data_melted$SN_types, levels = order)

# Create the grouped bar chart
# Create the plot
p <- ggplot(data_melted, aes(x = SN_types, y = new_value, fill = legend_group)) +
  geom_bar(stat = "identity", position = position_dodge(width = 0.8), width = 0.8) +
  # Customize the theme and appearance
  # geom_hline(yintercept = 0, color = "black", linetype = "solid", size = 0.7) +
  # Add Y lines
  # geom_vline(xintercept = 0.5, color = "black", linetype = "solid", size = 0.7) +
  theme_minimal() +
  theme(axis.text.x = element_text(angle = 45, hjust = 1, vjust = 1, size = 16, color = "black"),
        axis.text.y = element_text(size = 16, color = "black"),
        axis.title.y = element_text(size = 20, color = "black"), 
        axis.line.x = element_line(color="black"), 
        axis.line.y = element_line(color="black"),
        legend.title = element_blank(),
        legend.text = element_text(size = 16, color = "black"),
        plot.title = element_text(size = 16, hjust = 0.5, vjust = 1.5, face = "bold"),
        panel.grid.major = element_blank(),
        panel.grid.minor = element_blank()) +
  
  # Customize colors
  scale_fill_manual(values = custom_colors, breaks = legend_order) +
  
  # Add labels with geom_text
  geom_text(
    data = data_melted,
    aes(label = new_value, y = new_value),  # Adjust y position
    position = position_dodge(width = 0.8),
    vjust = -0.20,  # Adjust vertical justification
    hjust = 0.5,  # Center text horizontally
    size = 5.5,
    color = "black"
  ) +
  # Adjust legend position
  theme(legend.position = "top", legend.box = "horizontal") +
  # Additional adjustments
  scale_x_discrete(limits = order) +
  coord_cartesian(clip = "off")
p
p <- p + scale_y_continuous(limits = c(0, 100), expand = c(0, 0)) + labs(title = "", y = "Attributable fraction (%)", x = NULL) 
p
# Save the plot as a high-resolution image
plot_name <- paste0("Z:/ResearchHome/Groups/sapkogrp/projects/Genomics/common/attr_fraction/ANALYSIS/results/plots/v18b/lt35/", group, "_", AF.type,"_", lifestyle, ".tiff")

ggsave(plot_name, p, width = 12, height = 8, dpi = 600, device = "tiff", compression = "lzw")

##################################
## Chemo and Radiation together ##
##################################
group <- "Age.lt.35"

variables <- "Chemo|Radiation"

new_data <- data[grepl(variables, data$Variables), c("Cohort", "SN_types", "Variables", group)]
colnames(new_data) <- c("variable", "SN_types", "AF_by", "value")
new_data$value <- as.numeric(new_data$value)

# Reshape the data for ggplot2
library(reshape2)
data_melted <-new_data

data_melted$new_value <- round(data_melted$value,2)*100
order <- unique(data_melted$SN_types)
AF.type <- "Chemo_Radiation"
lifestyle <- "without_lifestyle"

data_melted$legend_group <- factor(paste(data_melted$variable, data_melted$AF_by, sep = "_"))


# Define custom colors and legend order
custom_colors <- c("SJLIFE_Chemo" = "#87CEFA", "CCSS_Chemo" = "#FFA07A", "SJLIFE_Radiation" = "#1E90FF", "CCSS_Radiation" = "#FF6347")
legend_order <- c("SJLIFE_Chemo", "CCSS_Chemo", "SJLIFE_Radiation", "CCSS_Radiation")
# Order the levels of the legend_group factor
data_melted$legend_group <- factor(data_melted$legend_group, levels = legend_order)

# Create a factor with the desired order
data_melted$SN_types <- factor(data_melted$SN_types, levels = order)

# Create the grouped bar chart
# Create the plot
p <- ggplot(data_melted, aes(x = SN_types, y = new_value, fill = legend_group)) +
  geom_bar(stat = "identity", position = position_dodge(width = 0.8), width = 0.8) +
  # Customize the theme and appearance
  # geom_hline(yintercept = 0, color = "black", linetype = "solid", size = 0.7) +
  # Add Y lines
  # geom_vline(xintercept = 0.5, color = "black", linetype = "solid", size = 0.7) +
  theme_minimal() +
  theme(axis.text.x = element_text(angle = 45, hjust = 1, vjust = 1, size = 16, color = "black"),
        axis.text.y = element_text(size = 16, color = "black"),
        axis.title.y = element_text(size = 20, color = "black"), 
        axis.line.x = element_line(color="black"), 
        axis.line.y = element_line(color="black"),
        legend.title = element_blank(),
        legend.text = element_text(size = 16, color = "black"),
        plot.title = element_text(size = 16, hjust = 0.5, vjust = 1.5, face = "bold"),
        panel.grid.major = element_blank(),
        panel.grid.minor = element_blank()) +
  
  # Customize colors
  scale_fill_manual(values = custom_colors, breaks = legend_order) +
  
  # Add labels with geom_text
  geom_text(
    data = data_melted,
    aes(label = new_value, y = new_value),  # Adjust y position
    position = position_dodge(width = 0.8),
    vjust = -0.20,  # Adjust vertical justification
    hjust = 0.5,  # Center text horizontally
    size = 5.5,
    color = "black"
  ) +
  # Adjust legend position
  theme(legend.position = "top", legend.box = "horizontal") +
  # Additional adjustments
  scale_x_discrete(limits = order) +
  coord_cartesian(clip = "off")
p
p <- p + scale_y_continuous(limits = c(0, 100), expand = c(0, 0)) + labs(title = "", y = "Attributable fraction (%)", x = NULL) 

p
# Save the plot as a high-resolution image
plot_name <- paste0("Z:/ResearchHome/Groups/sapkogrp/projects/Genomics/common/attr_fraction/ANALYSIS/results/plots/v18b/lt35/", group, "_", AF.type,"_", lifestyle, ".tiff")

ggsave(plot_name, p, width = 12, height = 8, dpi = 600, device = "tiff", compression = "lzw")

## 5.___________________________________________________________________________ ge35 analysis
## 5.___________________________________________________________________________ ge35 analysis
## 5.___________________________________________________________________________ ge35 analysis
## 5.___________________________________________________________________________ ge35 analysis
## 5.___________________________________________________________________________ ge35 analysis

data <- saved.data

group <- "Age.ge.35"
variables <- unique(data$Variables)

custom_colors <- c("SJLIFE" = "#1E90FF", "CCSS" = "#FF6347")
legend_order <- c("SJLIFE", "CCSS")

for(i in 1:length(variables)){
  data_melted <- data[grepl(variables[i], data$Variables), c("Cohort", "SN_types", "Variables", group)]
  colnames(data_melted) <- c("variable", "SN_types", "AF_by", "value")
  data_melted$value <- as.numeric(data_melted$value); data_melted <- data_melted[complete.cases(data_melted),]
  data_melted$new_value <- round(data_melted$value,2)*100
  
  # Reshape the data for ggplot2
  library(reshape2)

  order <- unique(data_melted$SN_types)
  AF.type <- data_melted$AF_by[i] 
  lifestyle <- "without_lifestyle"
  if(lifestyle== "without_lifestyle" && variables[i] == "Lifestyle"){
    next
  }
  
  data_melted$legend_group <- factor(data_melted$variable, levels = c("SJLIFE", "CCSS"))
  # Create a factor with the desired order
  data_melted$SN_types <- factor(data_melted$SN_types, levels = order)
  
  
  p <- ggplot(data_melted, aes(x = SN_types, y = new_value, fill = legend_group)) +
    geom_bar(stat = "identity", position = position_dodge(width = 0.4), width = 0.4) +
    # Customize the theme and appearance
    # # geom_hline(yintercept = seq(-0.1, 0.1, by = 0.1), color = "black", linetype = "solid", size = 0.7) +
    # geom_hline(yintercept = 0, color = "black", linetype = "solid", size = 0.7) +
    # Add Y lines
    # # geom_vline(xintercept = seq(0.5, length(unique(data_melted$SN_types)) + 0.5), color = "black", linetype = "solid", size = 0.7) +
    # geom_vline(xintercept = 0.5, color = "black", linetype = "solid", size = 0.7) +
    theme_minimal() +
    theme(axis.text.x = element_text(angle = 45, hjust = 1, vjust = 1, size = 16, color = "black"),
          axis.text.y = element_text(size = 16, color = "black"),
          axis.title.y = element_text(size = 20, color = "black"), 
          axis.line.x = element_line(color="black"), 
          axis.line.y = element_line(color="black"),
          legend.title = element_blank(),
          legend.text = element_text(size = 16, color = "black"),
          plot.title = element_text(size = 16, hjust = 0.5, vjust = 1.5, face = "bold"),
          panel.grid.major = element_blank(),
          panel.grid.minor = element_blank()) +
    
    # Customize colors
    scale_fill_manual(values = custom_colors, breaks = legend_order) +
    
    # Add labels with geom_text
    geom_text(
      data = data_melted,
      aes(label = new_value, y = new_value),  # Adjust y position
      position = position_dodge(width = 0.4),
      vjust = -0.20,  # Adjust vertical justification
      hjust = 0.5,  # Center text horizontally
      size = 5.5,
      color = "black"
    ) +
    # Adjust legend position
    theme(legend.position = "top", legend.box = "horizontal") +
    # Additional adjustments
    scale_x_discrete(limits = order) +
    coord_cartesian(clip = "off")
  p <- p + scale_y_continuous(limits = c(0, 100), expand = c(0, 0)) + labs(title = "", y = "Attributable fraction (%)", x = NULL) 
  
  p
  # Save the plot as a high-resolution image
  plot_name <- paste0("Z:/ResearchHome/Groups/sapkogrp/projects/Genomics/common/attr_fraction/ANALYSIS/results/plots/v18b/ge35/", group, "_", AF.type, "_", lifestyle, ".tiff")
  
  ggsave(plot_name, p, width = 12, height = 8, dpi = 600, device = "tiff", compression = "lzw")
}

################################
## PRS and treatment together ##
################################
group <- "Age.ge.35"

variables <- "treatment|PRS"

new_data <- data[grepl(variables, data$Variables), c("Cohort", "SN_types", "Variables", group)]
colnames(new_data) <- c("variable", "SN_types", "AF_by", "value")
new_data$value <- as.numeric(new_data$value)

# Reshape the data for ggplot2
library(reshape2)

data_melted <-new_data
order <- unique(data_melted$SN_types)
AF.type <- "treatment_PRS"
lifestyle <- "without_lifestyle"

data_melted$legend_group <- factor(paste(data_melted$variable, data_melted$AF_by, sep = "_"))


data_melted$new_value <- round(data_melted$value,2)*100

# Define custom colors and legend order
custom_colors <- c("SJLIFE_PRS" = "#87CEFA", "CCSS_PRS" = "#FFA07A", "SJLIFE_All_treatments" = "#1E90FF", "CCSS_All_treatments" = "#FF6347")
legend_order <- c("SJLIFE_PRS", "CCSS_PRS", "SJLIFE_All_treatments", "CCSS_All_treatments")
# Order the levels of the legend_group factor
data_melted$legend_group <- factor(data_melted$legend_group, levels = legend_order)

# Create a factor with the desired order
data_melted$SN_types <- factor(data_melted$SN_types, levels = order)

# Create the grouped bar chart
# Create the plot
p <- ggplot(data_melted, aes(x = SN_types, y = new_value, fill = legend_group)) +
  geom_bar(stat = "identity", position = position_dodge(width = 0.8), width = 0.8) +
  # Customize the theme and appearance
  # geom_hline(yintercept = 0, color = "black", linetype = "solid", size = 0.7) +
  # Add Y lines
  # geom_vline(xintercept = 0.5, color = "black", linetype = "solid", size = 0.7) +
  theme_minimal() +
  theme(axis.text.x = element_text(angle = 45, hjust = 1, vjust = 1, size = 16, color = "black"),
        axis.text.y = element_text(size = 16, color = "black"),
        axis.title.y = element_text(size = 20, color = "black"), 
        axis.line.x = element_line(color="black"), 
        axis.line.y = element_line(color="black"),
        legend.title = element_blank(),
        legend.text = element_text(size = 16, color = "black"),
        plot.title = element_text(size = 16, hjust = 0.5, vjust = 1.5, face = "bold"),
        panel.grid.major = element_blank(),
        panel.grid.minor = element_blank()) +
  
  # Customize colors
  scale_fill_manual(values = custom_colors, breaks = legend_order) +
  
  # Add labels with geom_text
  geom_text(
    data = data_melted,
    aes(label = new_value, y = new_value),  # Adjust y position
    position = position_dodge(width = 0.8),
    vjust = -0.20,  # Adjust vertical justification
    hjust = 0.5,  # Center text horizontally
    size = 5.5,
    color = "black"
  ) +
  # Adjust legend position
  theme(legend.position = "top", legend.box = "horizontal") +
  # Additional adjustments
  scale_x_discrete(limits = order) +
  coord_cartesian(clip = "off")
p
p <- p + scale_y_continuous(limits = c(0, 100), expand = c(0, 0)) + labs(title = "", y = "Attributable fraction (%)", x = NULL) 
p
# Save the plot as a high-resolution image
plot_name <- paste0("Z:/ResearchHome/Groups/sapkogrp/projects/Genomics/common/attr_fraction/ANALYSIS/results/plots/v18b/ge35/", group, "_", AF.type,"_", lifestyle, ".tiff")

ggsave(plot_name, p, width = 12, height = 8, dpi = 600, device = "tiff", compression = "lzw")

##################################
## Chemo and Radiation together ##
##################################
group <- "Age.ge.35"

variables <- "Chemo|Radiation"

new_data <- data[grepl(variables, data$Variables), c("Cohort", "SN_types", "Variables", group)]
colnames(new_data) <- c("variable", "SN_types", "AF_by", "value")
new_data$value <- as.numeric(new_data$value)

# Reshape the data for ggplot2
library(reshape2)
data_melted <-new_data
data_melted$new_value <- round(data_melted$value,2)*100

order <- unique(data_melted$SN_types)
AF.type <- "Chemo_Radiation"
lifestyle <- "without_lifestyle"

data_melted$legend_group <- factor(paste(data_melted$variable, data_melted$AF_by, sep = "_"))


# Define custom colors and legend order
custom_colors <- c("SJLIFE_Chemo" = "#87CEFA", "CCSS_Chemo" = "#FFA07A", "SJLIFE_Radiation" = "#1E90FF", "CCSS_Radiation" = "#FF6347")
legend_order <- c("SJLIFE_Chemo", "CCSS_Chemo", "SJLIFE_Radiation", "CCSS_Radiation")
# Order the levels of the legend_group factor
data_melted$legend_group <- factor(data_melted$legend_group, levels = legend_order)

# Create a factor with the desired order
data_melted$SN_types <- factor(data_melted$SN_types, levels = order)

# Create the grouped bar chart
# Create the plot
p <- ggplot(data_melted, aes(x = SN_types, y = new_value, fill = legend_group)) +
  geom_bar(stat = "identity", position = position_dodge(width = 0.8), width = 0.8) +
  # Customize the theme and appearance
  # geom_hline(yintercept = 0, color = "black", linetype = "solid", size = 0.7) +
  # Add Y lines
  # geom_vline(xintercept = 0.5, color = "black", linetype = "solid", size = 0.7) +
  theme_minimal() +
  theme(axis.text.x = element_text(angle = 45, hjust = 1, vjust = 1, size = 16, color = "black"),
        axis.text.y = element_text(size = 16, color = "black"),
        axis.title.y = element_text(size = 20, color = "black"), 
        axis.line.x = element_line(color="black"), 
        axis.line.y = element_line(color="black"),
        legend.title = element_blank(),
        legend.text = element_text(size = 16, color = "black"),
        plot.title = element_text(size = 16, hjust = 0.5, vjust = 1.5, face = "bold"),
        panel.grid.major = element_blank(),
        panel.grid.minor = element_blank()) +
  
  # Customize colors
  scale_fill_manual(values = custom_colors, breaks = legend_order) +
  
  # Add labels with geom_text
  geom_text(
    data = data_melted,
    aes(label = new_value, y = new_value),  # Adjust y position
    position = position_dodge(width = 0.8),
    vjust = -0.20,  # Adjust vertical justification
    hjust = 0.5,  # Center text horizontally
    size = 5.5,
    color = "black"
  ) +
  # Adjust legend position
  theme(legend.position = "top", legend.box = "horizontal") +
  # Additional adjustments
  scale_x_discrete(limits = order) +
  coord_cartesian(clip = "off")
p
p <- p + scale_y_continuous(limits = c(0, 100), expand = c(0, 0)) + labs(title = "", y = "Attributable fraction (%)", x = NULL) 

p
# Save the plot as a high-resolution image
plot_name <- paste0("Z:/ResearchHome/Groups/sapkogrp/projects/Genomics/common/attr_fraction/ANALYSIS/results/plots/v18b/ge35/", group, "_", AF.type,"_", lifestyle, ".tiff")

ggsave(plot_name, p, width = 12, height = 8, dpi = 600, device = "tiff", compression = "lzw")
